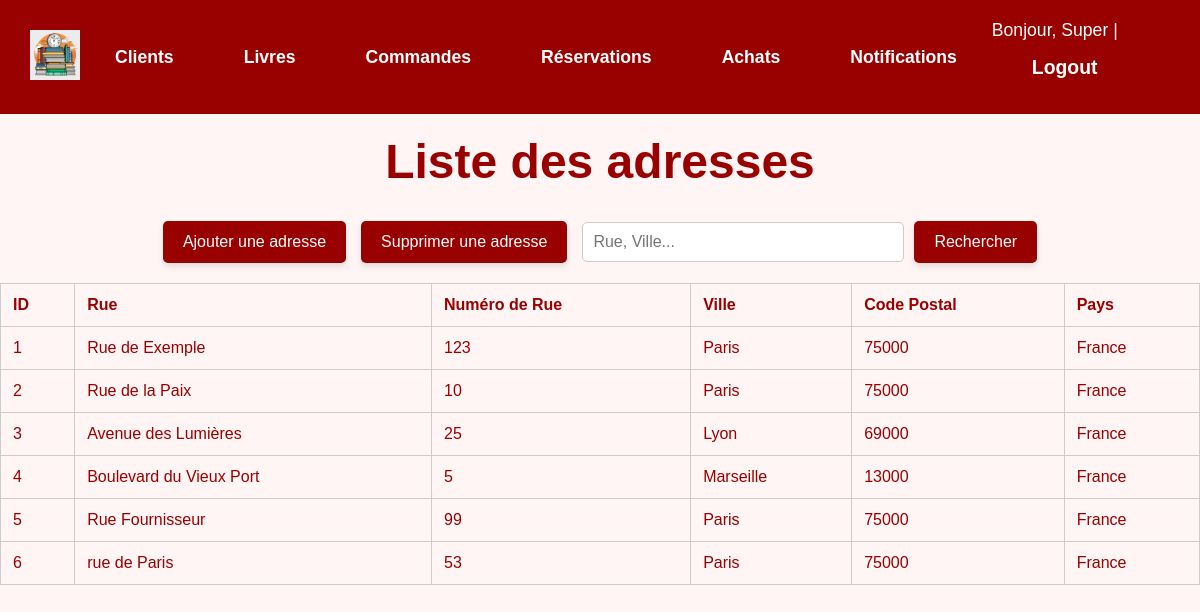
Page /adresses/ (signed in) on the committed database.
### gui/models.py (models this page shows, shortened)
class Personne(AbstractBaseUser, PermissionsMixin):
    nom = models.CharField(max_length=100)
    prenom = models.CharField(max_length=100)
    date_naissance = models.DateField()
    telephone = models.CharField(max_length=15)
    email = models.EmailField(max_length=50, primary_key=True)  # Champ unique pour l'identification
    date_creation = models.DateField(auto_now_add=True)
    solde = models.DecimalField(max_digits=10, decimal_places=2)
    adresse = models.ForeignKey('Adresse', on_delete=models.CASCADE)
    role = models.ForeignKey('Role', on_delete=models.CASCADE)
    is_active = models.BooleanField(default=True)
    is_staff = models.BooleanField(default=False)
    is_superuser = models.BooleanField(default=False)
    objects = PersonneManager()
    USERNAME_FIELD = 'email'  # Utiliser l'email comme identifiant unique
    REQUIRED_FIELDS = ['nom', 'prenom']
    class Meta:
        db_table = 'Personne'
    from decimal import Decimal  # Import pour des calculs précis

class Adresse(models.Model):
    rue = models.CharField(max_length=255)
    n_rue = models.IntegerField()
    ville = models.ForeignKey(Ville, on_delete=models.CASCADE)
    """class Meta:
        db_table = 'Adresse'"""

class Ville(models.Model):
    nom_ville = models.CharField(max_length=100, primary_key=True)
    code_postal = models.CharField(max_length=10)
    pays = models.CharField(max_length=50)
    class Meta:
        db_table = 'Ville'
    def __str__(self):
        return self.nom_ville

### gui/views.py (the view)
# urls.py: path('adresses/', AdresseList.as_view(), name='adresses_list'),
class AdresseList(StaffRequiredMixin,ListView):
    model = Adresse
    template_name = 'gui/lister_adresses.html'
    def get_queryset(self):
        sort_by = self.request.GET.get('sort_by', 'id')  # Par défaut : titre
        order = self.request.GET.get('order', 'asc')  # Par défaut : asc
        sort_prefix = '' if order == 'asc' else '-'
        sorting_options = {
            'id':'id',
            'rue':'rue',
            'n_rue':'n_rue',
            'ville':'ville',
            'ville_code_postal':'ville__code_postal',
            'ville_pays':'ville__pays',
        }
        queryset = super().get_queryset()
        if sort_by in sorting_options:
            queryset = queryset.order_by(f"{sort_prefix}{sorting_options[sort_by]}")
        return queryset

### gui/views.py (called while the page is built)
    def test_func(self):
        return self.request.user.is_staff

### templates/gui/lister_adresses.html (shortened to what this page needs)
{% load static %}
<!DOCTYPE html>
<html lang="fr">
<head>
</head>
<body>
    {% include 'gui/navbar.html' %}
    <h1 style="color: #990000; text-align: center; font-size: 3em; margin-top: 20px;">Liste des adresses</h1>
    <div class="action-bar">
        <a href="/adresses/create/" class="button">Ajouter une adresse</a>
        <a href="/adresses/delete/" class="button">Supprimer une adresse</a>
        <form method="GET" action="{% url 'adresses_research' %}" style="display: inline-flex; align-items: center; gap: 10px;">
            <input type="text" id="search" name="search" placeholder="Rue, Ville..." value="{{ request.GET.search }}">
            <button type="submit" class="button">Rechercher</button>
        </form>
    </div>
    <table>
        <thead>
            <tr>
                <th><a href="?sort_by=id&order={% if request.GET.order == 'asc' %}desc{% else %}asc{% endif %}">ID</a></th>
                <th><a href="?sort_by=rue&order={% if request.GET.order == 'asc' %}desc{% else %}asc{% endif %}">Rue</a></th>
                <th><a href="?sort_by=n_rue&order={% if request.GET.order == 'asc' %}desc{% else %}asc{% endif %}">Numéro de Rue</a></th>
                <th><a href="?sort_by=ville&order={% if request.GET.order == 'asc' %}desc{% else %}asc{% endif %}">Ville</a></th>
                <th><a href="?sort_by=ville_code_postal&order={% if request.GET.order == 'asc' %}desc{% else %}asc{% endif %}">Code Postal</a></th>
                <th><a href="?sort_by=ville_pays&order={% if request.GET.order == 'asc' %}desc{% else %}asc{% endif %}">Pays</a></th>
            </tr>
        </thead>
        <tbody>
            {% for adresse in object_list %}
                <tr>
                    <td>{{ adresse.id }}</td>
                    <td>{{ adresse.rue }}</td>
                    <td>{{ adresse.n_rue }}</td>
                    <td>{{ adresse.ville }}</td>
                    <td>{{ adresse.ville.code_postal }}</td>
                    <td>{{ adresse.ville.pays }}</td>
                </tr>
            {% endfor %}
        </tbody>
    </table>
</body>
</html>

### templates/gui/navbar.html (shortened to what this page needs)
{% load static %}
<header>
    <a href="{% url 'homepage' %}">
        <img src="{% static 'images/logo_mdd.webp' %}" alt="Logo" class="logo">
    </a>
    <nav class="navbar">
        <a href="{% url 'personnes_list' %}" class="nav-button">Clients</a>
        <a href="{% url 'livres_list' %}" class="nav-button">Livres</a>
        <a href="{% url 'commandes_list' %}" class="nav-button">Commandes</a>
        <a href="{% url 'reservations_list' %}" class="nav-button">Réservations</a>
        <a href="{% url 'achats_list' %}" class="nav-button">Achats</a>
        <a href="{% url 'notifications_list' %}" class="nav-button">Notifications</a>
    </nav>
    <div class="user-info">
        {% if user.is_authenticated %}
            Bonjour, {{ user.prenom }} | <a href="{% url 'logout' %}" class="nav-button">Logout</a>
        {% else %}
            <a href="{% url 'login' %}" class="nav-button">Login</a>
        {% endif %}
    </div>
</header>

### templates/gui/lister_adresses.html (style rules this page uses)
body { font-family: Arial, sans-serif; background-color: #fff5f5; color: #990000; margin: 0; }
.navbar { display: flex; justify-content: center; background-color: #cc0000; padding: 10px 0; }
.action-bar { display: flex; justify-content: center; align-items: center; gap: 15px; margin: 20px 0; }
.action-bar a, .action-bar button { background-color: #990000; color: white; padding: 12px 20px; font-size: 1em; text-decoration: none; border: none; border-radius: 5px; cursor: pointer; box-shadow: 0 4px 6px rgba(0, 0, 0, 0.1); transition: background-color 0.3s; }
input[type="text"] { padding: 10px; font-size: 1em; border: 1px solid #ccc; border-radius: 5px; width: 300px; }
table { width: 100%; border-collapse: collapse; margin-top: 20px; }
th, td { padding: 12px; text-align: left; border: 1px solid #ccc; }
th a { color: #990000; text-decoration: none; }

### templates/gui/navbar.html (style rules this page uses)
header { display: flex; flex-direction: row; justify-content: space-between; align-items: center; padding: 20px 30px; background-color: #990000; color: white; }
.logo { height: 50px; }
.user-info { font-size: 1.1em; }
.user-info a { color: white; text-decoration: none; margin-left: 15px; font-weight: bold; }
.navbar { display: flex; justify-content: center; width: 100%; margin: 0; background-color: #990000; }
.nav-button { background-color: #990000; color: white; padding: 15px 25px; text-decoration: none; text-align: center; font-size: 1.1em; margin: 0 10px; border: none; display: inline-block; font-weight: bold; transition: background-color 0.3s, transform 0.2s ease-in-out; }

### rows in the picture
Personne: prenom "Super"
Adresse: id "1", rue "Rue de Exemple", n_rue "123", ville "Paris", ville.code_postal "75000", ville.pays "France"
Adresse: id "2", rue "Rue de la Paix", n_rue "10", ville "Paris", ville.code_postal "75000", ville.pays "France"
Adresse: id "3", rue "Avenue des Lumières", n_rue "25", ville "Lyon", ville.code_postal "69000", ville.pays "France"
Adresse: id "4", rue "Boulevard du Vieux Port", n_rue "5", ville "Marseille", ville.code_postal "13000", ville.pays "France"
Adresse: id "5", rue "Rue Fournisseur", n_rue "99", ville "Paris", ville.code_postal "75000", ville.pays "France"
Adresse: id "6", rue "rue de Paris", n_rue "53", ville "Paris", ville.code_postal "75000", ville.pays "France"
